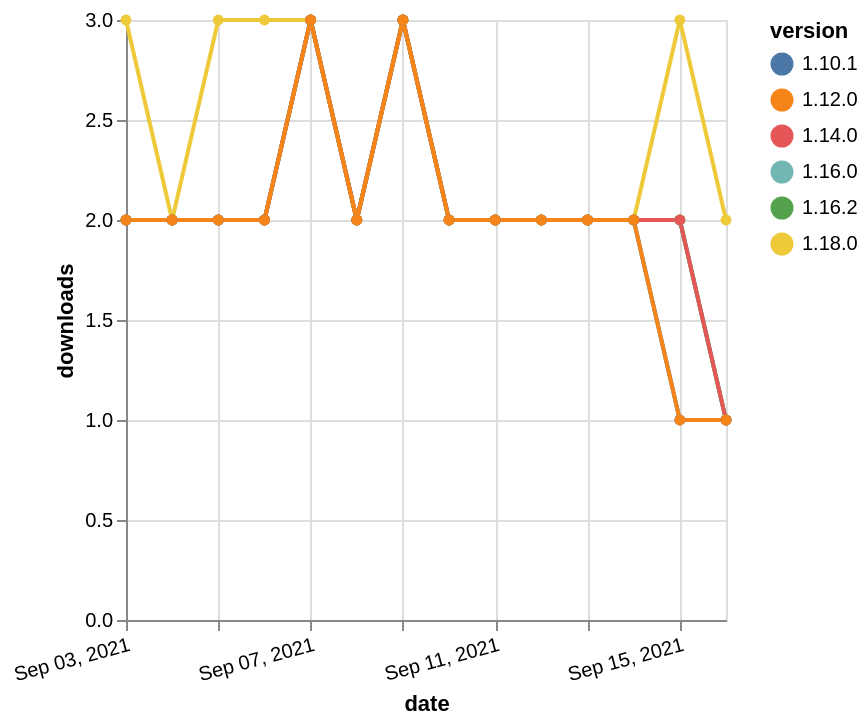

The Vega-Lite source for this figure:
### Vega-Lite specification from a JSON file in a GitHub repository (floating-point values rounded to 4 significant figures)
{"$schema": "https://vega.github.io/schema/vega-lite/v5.json", "description": "A simple bar chart with embedded data.", "data": {"values": [{"date": "2021-09-03", "total": 1605, "delta": 2, "version": "1.10.1"}, {"date": "2021-09-04", "total": 1607, "delta": 2, "version": "1.10.1"}, {"date": "2021-09-05", "total": 1609, "delta": 2, "version": "1.10.1"}, {"date": "2021-09-06", "total": 1611, "delta": 2, "version": "1.10.1"}, {"date": "2021-09-07", "total": 1614, "delta": 3, "version": "1.10.1"}, {"date": "2021-09-08", "total": 1616, "delta": 2, "version": "1.10.1"}, {"date": "2021-09-09", "total": 1619, "delta": 3, "version": "1.10.1"}, {"date": "2021-09-10", "total": 1621, "delta": 2, "version": "1.10.1"}, {"date": "2021-09-11", "total": 1623, "delta": 2, "version": "1.10.1"}, {"date": "2021-09-12", "total": 1625, "delta": 2, "version": "1.10.1"}, {"date": "2021-09-13", "total": 1627, "delta": 2, "version": "1.10.1"}, {"date": "2021-09-14", "total": 1629, "delta": 2, "version": "1.10.1"}, {"date": "2021-09-15", "total": 1630, "delta": 1, "version": "1.10.1"}, {"date": "2021-09-16", "total": 1631, "delta": 1, "version": "1.10.1"}, {"date": "2021-09-03", "total": 214, "delta": 3, "version": "1.18.0"}, {"date": "2021-09-04", "total": 216, "delta": 2, "version": "1.18.0"}, {"date": "2021-09-05", "total": 219, "delta": 3, "version": "1.18.0"}, {"date": "2021-09-06", "total": 222, "delta": 3, "version": "1.18.0"}, {"date": "2021-09-07", "total": 225, "delta": 3, "version": "1.18.0"}, {"date": "2021-09-08", "total": 227, "delta": 2, "version": "1.18.0"}, {"date": "2021-09-09", "total": 230, "delta": 3, "version": "1.18.0"}, {"date": "2021-09-10", "total": 232, "delta": 2, "version": "1.18.0"}, {"date": "2021-09-11", "total": 234, "delta": 2, "version": "1.18.0"}, {"date": "2021-09-12", "total": 236, "delta": 2, "version": "1.18.0"}, {"date": "2021-09-13", "total": 238, "delta": 2, "version": "1.18.0"}, {"date": "2021-09-14", "total": 240, "delta": 2, "version": "1.18.0"}, {"date": "2021-09-15", "total": 243, "delta": 3, "version": "1.18.0"}, {"date": "2021-09-16", "total": 245, "delta": 2, "version": "1.18.0"}, {"date": "2021-09-03", "total": 653, "delta": 2, "version": "1.16.0"}, {"date": "2021-09-04", "total": 655, "delta": 2, "version": "1.16.0"}, {"date": "2021-09-05", "total": 657, "delta": 2, "version": "1.16.0"}, {"date": "2021-09-06", "total": 659, "delta": 2, "version": "1.16.0"}, {"date": "2021-09-07", "total": 662, "delta": 3, "version": "1.16.0"}, {"date": "2021-09-08", "total": 664, "delta": 2, "version": "1.16.0"}, {"date": "2021-09-09", "total": 667, "delta": 3, "version": "1.16.0"}, {"date": "2021-09-10", "total": 669, "delta": 2, "version": "1.16.0"}, {"date": "2021-09-11", "total": 671, "delta": 2, "version": "1.16.0"}, {"date": "2021-09-12", "total": 673, "delta": 2, "version": "1.16.0"}, {"date": "2021-09-13", "total": 675, "delta": 2, "version": "1.16.0"}, {"date": "2021-09-14", "total": 677, "delta": 2, "version": "1.16.0"}, {"date": "2021-09-15", "total": 679, "delta": 2, "version": "1.16.0"}, {"date": "2021-09-16", "total": 680, "delta": 1, "version": "1.16.0"}, {"date": "2021-09-03", "total": 364, "delta": 2, "version": "1.16.2"}, {"date": "2021-09-04", "total": 366, "delta": 2, "version": "1.16.2"}, {"date": "2021-09-05", "total": 368, "delta": 2, "version": "1.16.2"}, {"date": "2021-09-06", "total": 370, "delta": 2, "version": "1.16.2"}, {"date": "2021-09-07", "total": 373, "delta": 3, "version": "1.16.2"}, {"date": "2021-09-08", "total": 375, "delta": 2, "version": "1.16.2"}, {"date": "2021-09-09", "total": 378, "delta": 3, "version": "1.16.2"}, {"date": "2021-09-10", "total": 380, "delta": 2, "version": "1.16.2"}, {"date": "2021-09-11", "total": 382, "delta": 2, "version": "1.16.2"}, {"date": "2021-09-12", "total": 384, "delta": 2, "version": "1.16.2"}, {"date": "2021-09-13", "total": 386, "delta": 2, "version": "1.16.2"}, {"date": "2021-09-14", "total": 388, "delta": 2, "version": "1.16.2"}, {"date": "2021-09-15", "total": 390, "delta": 2, "version": "1.16.2"}, {"date": "2021-09-16", "total": 391, "delta": 1, "version": "1.16.2"}, {"date": "2021-09-03", "total": 996, "delta": 2, "version": "1.14.0"}, {"date": "2021-09-04", "total": 998, "delta": 2, "version": "1.14.0"}, {"date": "2021-09-05", "total": 1000, "delta": 2, "version": "1.14.0"}, {"date": "2021-09-06", "total": 1002, "delta": 2, "version": "1.14.0"}, {"date": "2021-09-07", "total": 1005, "delta": 3, "version": "1.14.0"}, {"date": "2021-09-08", "total": 1007, "delta": 2, "version": "1.14.0"}, {"date": "2021-09-09", "total": 1010, "delta": 3, "version": "1.14.0"}, {"date": "2021-09-10", "total": 1012, "delta": 2, "version": "1.14.0"}, {"date": "2021-09-11", "total": 1014, "delta": 2, "version": "1.14.0"}, {"date": "2021-09-12", "total": 1016, "delta": 2, "version": "1.14.0"}, {"date": "2021-09-13", "total": 1018, "delta": 2, "version": "1.14.0"}, {"date": "2021-09-14", "total": 1020, "delta": 2, "version": "1.14.0"}, {"date": "2021-09-15", "total": 1022, "delta": 2, "version": "1.14.0"}, {"date": "2021-09-16", "total": 1023, "delta": 1, "version": "1.14.0"}, {"date": "2021-09-03", "total": 1460, "delta": 2, "version": "1.12.0"}, {"date": "2021-09-04", "total": 1462, "delta": 2, "version": "1.12.0"}, {"date": "2021-09-05", "total": 1464, "delta": 2, "version": "1.12.0"}, {"date": "2021-09-06", "total": 1466, "delta": 2, "version": "1.12.0"}, {"date": "2021-09-07", "total": 1469, "delta": 3, "version": "1.12.0"}, {"date": "2021-09-08", "total": 1471, "delta": 2, "version": "1.12.0"}, {"date": "2021-09-09", "total": 1474, "delta": 3, "version": "1.12.0"}, {"date": "2021-09-10", "total": 1476, "delta": 2, "version": "1.12.0"}, {"date": "2021-09-11", "total": 1478, "delta": 2, "version": "1.12.0"}, {"date": "2021-09-12", "total": 1480, "delta": 2, "version": "1.12.0"}, {"date": "2021-09-13", "total": 1482, "delta": 2, "version": "1.12.0"}, {"date": "2021-09-14", "total": 1484, "delta": 2, "version": "1.12.0"}, {"date": "2021-09-15", "total": 1485, "delta": 1, "version": "1.12.0"}, {"date": "2021-09-16", "total": 1486, "delta": 1, "version": "1.12.0"}]}, "width": "container", "mark": {"type": "line", "point": {"filled": true}}, "encoding": {"x": {"field": "date", "type": "temporal", "timeUnit": "yearmonthdate", "title": "date", "axis": {"labelAngle": -15}}, "y": {"field": "delta", "type": "quantitative", "title": "downloads"}, "color": {"field": "version", "type": "nominal"}, "tooltip": {"field": "delta"}}}
